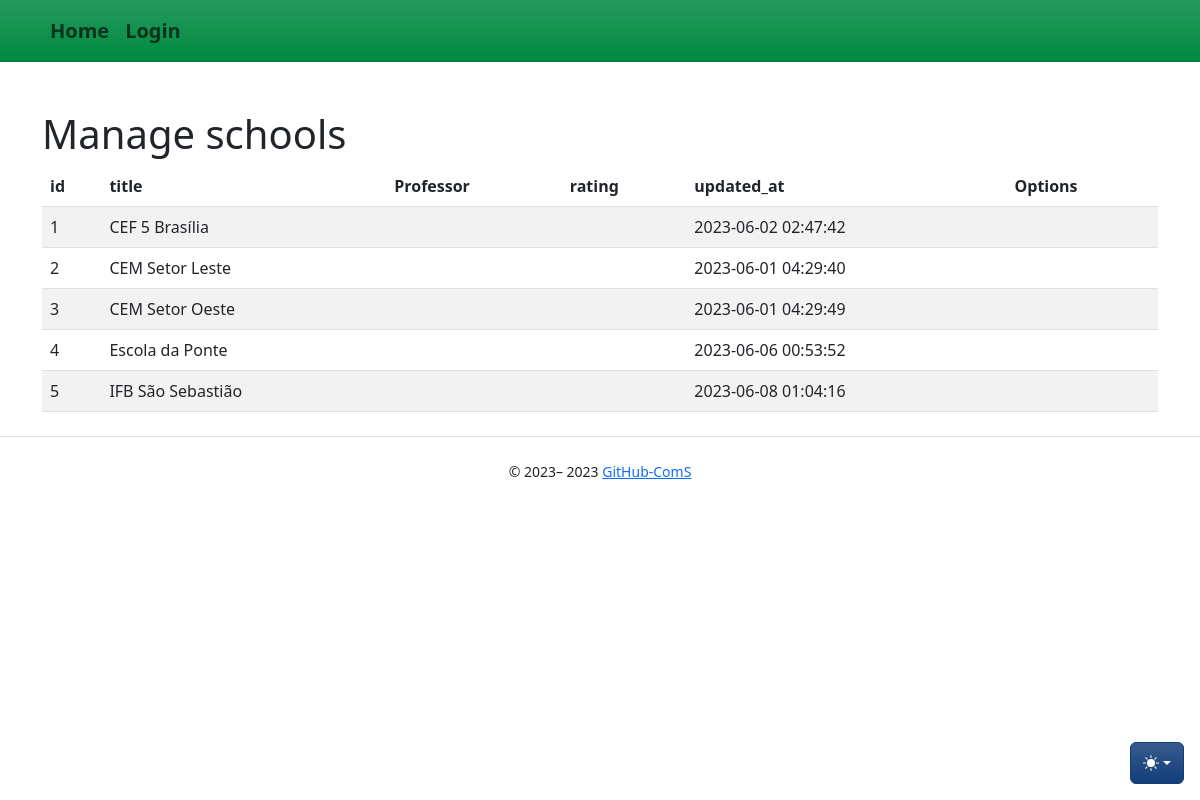
Screenshot of /schools/ with the database file from the repository.
### app/models/school.py (models this page shows, shortened)
class School(db.Model):
    __tablename__ = "school"
    id = db.Column(db.Integer, primary_key=True)
    title = db.Column(db.String)
    rating = db.Column(db.String)
    description = db.Column(db.String)
    release_date = db.Column(db.DateTime)
    created_at = db.Column(db.DateTime, nullable=False, default=func.now())
    updated_at = db.Column(
        db.DateTime, nullable=False, default=func.now(), onupdate=func.now()
        )

### app/controllers/schools_controllers.py (the view)
@bp.route("/", methods=["GET"])
def index():
    schools = School.query.all()
    return render_template(_j.index, entities=schools, **properties)

### app/templates/schools/index.jinja2 (shortened to what this page needs)
{% extends "base.jinja2" %}
{% from 'bootstrap5/utils.html' import render_icon %}
{% from 'macros/component_confirm_modal.jinja2' import confirmModalMacro, confirmModalScript %}
{% block head %}
{{ super() }}
{% endblock %}
{% block content %}
<div class="table-wrapper">
    <div class="table-title">
        <div class="row">
            <div class="col-sm-6">
                <h1>Manage {{collection_name}}</h1>
            </div>
            <div class="col-sm-6">
            </div>
        </div>
    </div>
    <table class="table table-striped table-hover">
        <thead>
            <tr>
                {% for field in list_fields %}
                <th>{{ field }}</th>
                {% endfor %}
                <th>Options</th>
            </tr>
        </thead>
        <tbody>
            {% for entity in entities %}
            <tr>
                {% for field in list_fields %}
                <td>{{ entity[field] }}</td>
                {% endfor %}
                <td>
                    <a class="btn" href="{{ url_for('schools.show', id=entity.id) }}" title="View"> {{
                        render_icon('search') }} </a>
                </td>
            </tr>
            {% endfor %}
        </tbody>
    </table>
</div>
{% endblock %}

### rows the page displays
School: id "1" "CEF 5 Brasília" "2023-06-02 02:47:42"
School: id "2" "CEM Setor Leste" "2023-06-01 04:29:40"
School: id "3" "CEM Setor Oeste" "2023-06-01 04:29:49"
School: id "4" "Escola da Ponte" "2023-06-06 00:53:52"
School: id "5" "IFB São Sebastião" "2023-06-08 01:04:16"

### other values shown
{{ render_nav_item('main.index', 'Home', _use_li=True) }} "Home"
{{ render_nav_item('auth.login', 'Login') }} "Login"
{{ collection_name }} "schools"
{{ field }} "id" "title" "Professor" "rating" "updated_at"
